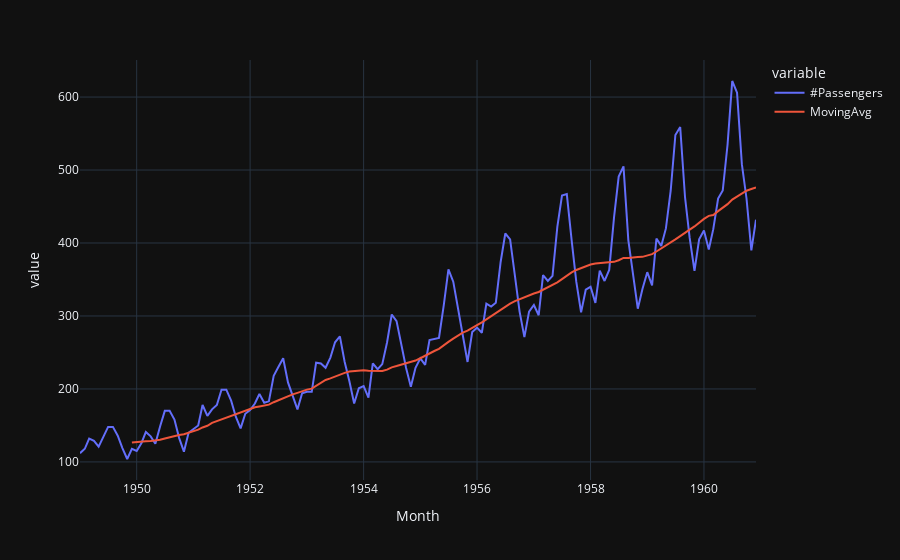

Source (notebook cell):
### Code cell
data['MovingAvg'] = data['#Passengers'].rolling(12).mean()

import plotly.express as px
fig = px.line(data, x="Month", y=["#Passengers", "MovingAvg"], template = 'plotly_dark')
fig.show()

### Figure 1 — Plotly figure (JSON) as saved in the notebook; plotly's stock layout.template omitted (floating-point values rounded to 4 significant figures; data arrays with more than 128 entries replaced by an {"elided": "..."} marker saying what was removed)
{"data": [{"hovertemplate": "variable=#Passengers<br>Month=%{x}<br>value=%{y}<extra></extra>", "legendgroup": "#Passengers", "line": {"color": "#636efa", "dash": "solid"}, "marker": {"symbol": "circle"}, "mode": "lines", "name": "#Passengers", "orientation": "v", "showlegend": true, "type": "scatter", "x": {"elided": "144 str values"}, "xaxis": "x", "y": {"elided": "144 int values"}, "yaxis": "y"}, {"hovertemplate": "variable=MovingAvg<br>Month=%{x}<br>value=%{y}<extra></extra>", "legendgroup": "MovingAvg", "line": {"color": "#EF553B", "dash": "solid"}, "marker": {"symbol": "circle"}, "mode": "lines", "name": "MovingAvg", "orientation": "v", "showlegend": true, "type": "scatter", "x": {"elided": "144 str values"}, "xaxis": "x", "y": {"elided": "144 float values"}, "yaxis": "y"}], "layout": {"legend": {"title": {"text": "variable"}, "tracegroupgap": 0}, "margin": {"t": 60}, "xaxis": {"anchor": "y", "domain": [0, 1], "title": {"text": "Month"}}, "yaxis": {"anchor": "x", "domain": [0, 1], "title": {"text": "value"}}}}
